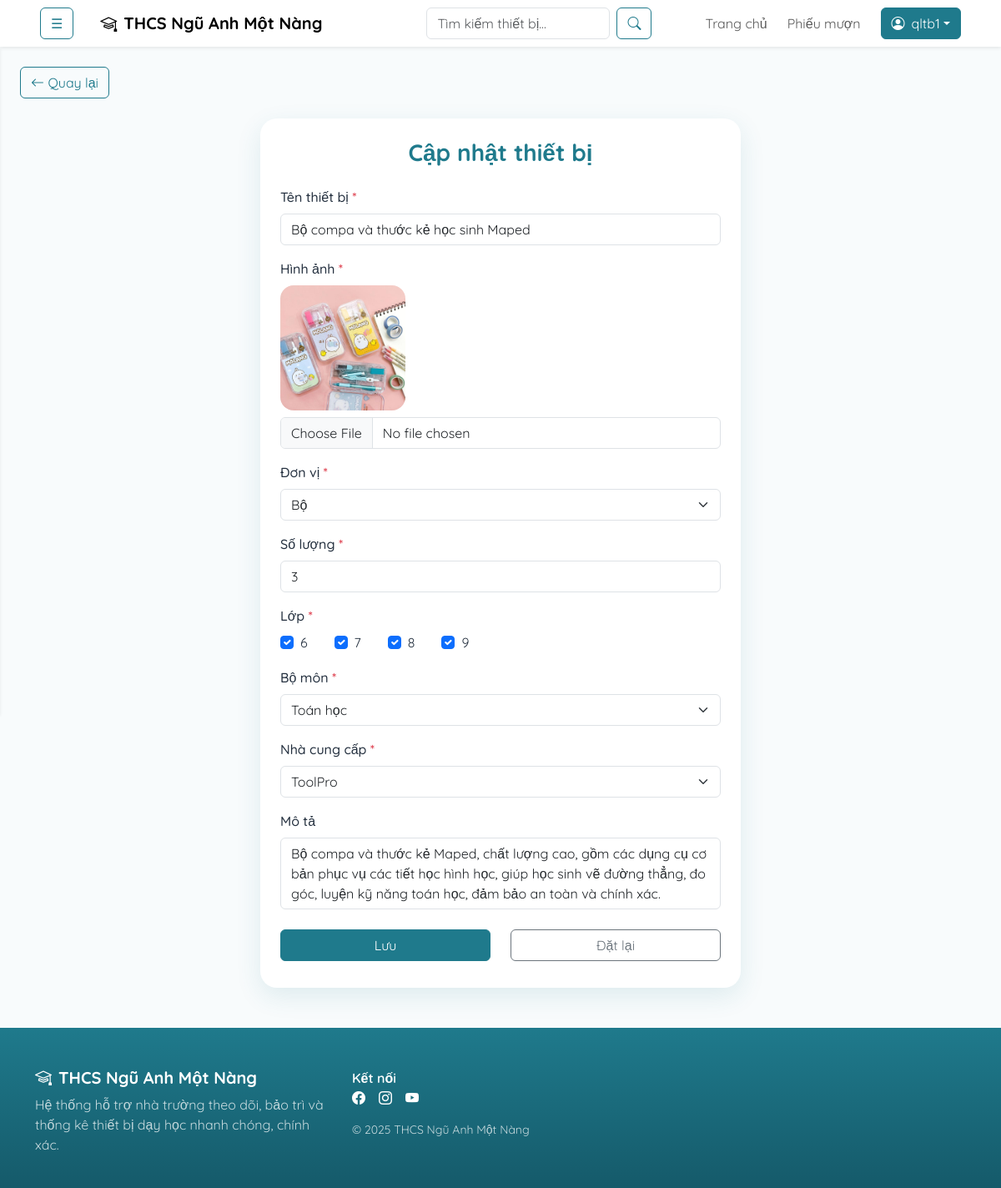
Page /index.php?page=suathietbi&maThietBi=1 (signed in) on the committed database.
### tables this page shows
CREATE TABLE `thietbi` (
  `maThietBi` int(11) NOT NULL,
  `tenThietBi` varchar(255) NOT NULL,
  `hinhAnh` varchar(255) DEFAULT NULL,
  `donVi` varchar(50) NOT NULL,
  `soLuong` int(11) NOT NULL,
  `lop` varchar(50) NOT NULL,
  `maBoMon` int(11) NOT NULL,
  `maNhaCungCap` int(11) NOT NULL,
  `moTa` text DEFAULT NULL
);

### App/Models/mThietBi.php (called while the page is built, shortened)
<?php
class modelThietBi {
    public function select01ThietBi($maThietBi) {
        $p = new clsKetNoi();
        $truyvan = "SELECT *, tb.moTa FROM thietbi tb
                    JOIN bomon bm ON tb.maBoMon = bm.maBoMon
                    JOIN nhacungcap ncc ON tb.maNhaCungCap = ncc.maNhaCungCap
                    WHERE maThietBi = $maThietBi";
        $con = $p->moketnoi();
        $kq = mysqli_query($con, $truyvan);
        return $kq;
    }
}
?>

### App/Controllers/cThietBi.php (called while the page is built, shortened)
<?php
include_once('App/Models/mThietBi.php');
class controlThietBi {
    public function get01ThietBi($maThietBi) {
        $p = new modelThietBi();
        $kq = $p->select01ThietBi($maThietBi);
        return $kq;
    }
}
?>

### App/Models/mBoMon.php (called while the page is built, shortened)
<?php
class modelBoMon {
    public function selectAllBoMon() {
        $p = new clsKetNoi();
        $truyvan = "SELECT * FROM bomon";
        $con = $p->moketnoi();
        $kq = mysqli_query($con, $truyvan);
        return $kq;
    }
}
?>

### App/Controllers/cBoMon.php (called while the page is built, shortened)
<?php
include_once('App/Models/mBoMon.php');
class controlBoMon {
    public function getAllBoMon() {
        $p = new modelBoMon();
        $kq = $p->selectAllBoMon();
        if(mysqli_num_rows($kq) > 0) {
            return $kq;
        } else {
            return false;
        }
    }
}
?>

### App/Models/mNhaCungCap.php (called while the page is built, shortened)
<?php
class modelNhaCungCap {
    public function selectAllNhaCungCap() {
        $p = new clsKetNoi();
        $truyvan = "SELECT * FROM nhacungcap";
        $con = $p->moketnoi();
        $kq = mysqli_query($con, $truyvan);
        return $kq;
    }
}
?>

### App/Controllers/cNhaCungCap.php (called while the page is built, shortened)
<?php
include_once('App/Models/mNhaCungCap.php');
class controlNhaCungCap {
    public function getAllNhaCungCap() {
        $p = new modelNhaCungCap();
        $kq = $p->selectAllNhaCungCap();
        if(mysqli_num_rows($kq) > 0) {
            return $kq;
        } else {
            return false;
        }
    }
}
?>

### App/Views/thietbi/qlthietbi/suathietbi.php (the view, shortened to what this page needs)
<?php
include_once('App/Controllers/cThietBi.php');
$p = new controlThietBi();
$maThietBi = $_GET['maThietBi'];
$kq = $p->get01ThietBi($maThietBi);
if($kq && $kq->num_rows > 0) {
    $r = $kq->fetch_assoc();
} else {
    echo "<script>alert('Không tìm thấy thiết bị!'); window.location.href='index.php?page=dsthietbi';</script>";
    exit();
}
?>
<button type="button" class="btn btn-outline-primary ms-4 my-4" onclick="window.location.href='index.php?page=dsthietbi'"><i class="bi bi-arrow-left"></i> Quay lại</button>
<div class="container d-flex justify-content-center align-items-center mb-5">
    <div class="card-na border-0" style="max-width: 36rem; width: 100%;">
        <div class="card-body p-4">
            <h3 class="text-center mb-4 fw-bold text-primary">Cập nhật thiết bị</h3>
            <form action="#" method="post" enctype="multipart/form-data">
                <div class="mb-3">
                    <label class="form-label fw-medium">Tên thiết bị <span class="text-danger">*</span></label>
                    <input type="text" name="tenThietBi" id="tenThietBi" value="<?= $r['tenThietBi'] ?>" class="form-control" required>
                </div>
                <div class="mb-3">
                    <label class="form-label fw-medium">Hình ảnh <span class="text-danger">*</span></label><br>
                    <img src="public/uploads/<?= $r['hinhAnh'] ?>" width="150" height="150" class="rounded-4 mb-2">
                    <input type="file" name="hinhAnh" class="form-control">
                </div>
                <div class="mb-3">
                    <label class="form-label fw-medium">Đơn vị <span class="text-danger">*</span></label>
                    <select name="donVi" class="form-select" required>
                        <option value="Bộ" <?= ($r["donVi"] == 'Bộ') ? 'selected' : '' ?>>Bộ</option>
                    </select>
                </div>
                <div class="mb-3">
                    <label class="form-label fw-medium">Số lượng <span class="text-danger">*</span></label>
                    <input type="number" name="soLuong" value="<?= $r['soLuong'] ?>" class="form-control" min="1" max="3" required>
                </div>
                <div class="mb-3">
                    <label class="form-label fw-medium d-block">Lớp <span class="text-danger">*</span></label>
                    <?php
                        $cacLop = ['6','7','8','9'];
                        $lopDaChon = isset($r['lop']) ? explode(',', $r['lop']) : [];
                        foreach ($cacLop as $lop) {
                            $checked = in_array($lop, $lopDaChon) ? 'checked' : '';
                            echo '<div class="form-check form-check-inline">';
                            echo '<input class="form-check-input" type="checkbox" name="lop[]" value="'.$lop.'" '.$checked.'>';
                            echo '<label class="form-check-label me-3">'.$lop.'</label>';
                            echo '</div>';
                        }
                    ?>
                    <br><span class="error" id="lopError"></span>
                </div>
                <div class="mb-3">
                    <label class="form-label fw-medium">Bộ môn <span class="text-danger">*</span></label>
                    <select name="maBoMon" class="form-select" required>
                        <?php
                        include_once('App/Controllers/cBoMon.php');
                        $p = new controlBoMon();
                        $kq = $p->getAllBoMon();
                        while ($bm = $kq->fetch_assoc()) {
                            $sel = ($bm['maBoMon'] == $r['maBoMon']) ? 'selected' : '';
                            echo "<option value='{$bm['maBoMon']}' $sel>{$bm['tenBoMon']}</option>";
                        }
                        ?>
                    </select>
                </div>
                <div class="mb-3">
                    <label class="form-label fw-medium">Nhà cung cấp <span class="text-danger">*</span></label>
                    <select name="maNhaCungCap" class="form-select" required>
                        <?php
                        include_once('App/Controllers/cNhaCungCap.php');
                        $p = new controlNhaCungCap();
                        $kq = $p->getAllNhaCungCap();
                        while ($ncc = $kq->fetch_assoc()) {
                            $sel = ($ncc['maNhaCungCap'] == $r['maNhaCungCap']) ? 'selected' : '';
                            echo "<option value='{$ncc['maNhaCungCap']}' $sel>{$ncc['tenNhaCungCap']}</option>";
                        }
                        ?>
                    </select>
                </div>
                <div class="mb-4">
                    <label class="form-label fw-medium">Mô tả</label>
                    <textarea name="moTa" class="form-control" rows="3" placeholder="Thông tin mô tả về thiết bị..." style="resize:none;"><?= $r['moTa'] ?></textarea>
                </div>
                <div class="row">
                    <div class="col-6 mb-2">
                        <button type="submit" name="btnluu" class="btn btn-primary w-100">Lưu</button>
                    </div>
                    <div class="col-6 mb-2">
                        <button type="reset" class="btn btn-outline-secondary w-100">Đặt lại</button>
                    </div>
                </div>
            </form>
        </div>
    </div>
</div>

### public/css/style.css (style rules this page uses)
:root { --na-primary: #1f7a8c; --na-primary-2: #155a6a; --na-accent: #f4a261; --na-ink: #24303f; --na-muted: #6c7a89; --na-bg: #f8fbfc; --na-card: #ffffff; --na-gold: #c9a227; --shadow-soft: 0 10px 30px rgba(31,122,140,.12); }
body { font-family: 'Quicksand', Arial, sans-serif; color:var(--na-ink); background:var(--na-bg) }
.btn-primary { --bs-btn-bg:var(--na-primary); --bs-btn-border-color:var(--na-primary); --bs-btn-hover-bg:var(--na-primary-2); --bs-btn-hover-border-color:var(--na-primary-2) }
.btn-outline-primary { --bs-btn-color:var(--na-primary); --bs-btn-border-color:var(--na-primary); --bs-btn-hover-bg:var(--na-primary); --bs-btn-hover-border-color:var(--na-primary) }
.text-primary { color:var(--na-primary)!important }
.card-na { border:0; border-radius:1.25rem; box-shadow:var(--shadow-soft); background:var(--na-card) }

### rows in the picture
thietbi: tenThietBi "Bộ compa và thước kẻ học sinh Maped", hinhAnh (picture), donVi "Bộ", soLuong "3", moTa "Bộ compa và thước kẻ Maped, chất lượng cao, gồm các dụng cụ cơ bản phục vụ các tiết học hình học, giúp học sinh vẽ đường thẳng, đo góc, luyện kỹ năng toán học, đảm bảo an toàn và chính xác."

### other values in the picture
$_SESSION['tenDangNhap'] "qltb1"
$lop "6"
$lop "7"
$lop "8"
$lop "9"
form field maBoMon "Toán học"
form field maNhaCungCap "ToolPro"
